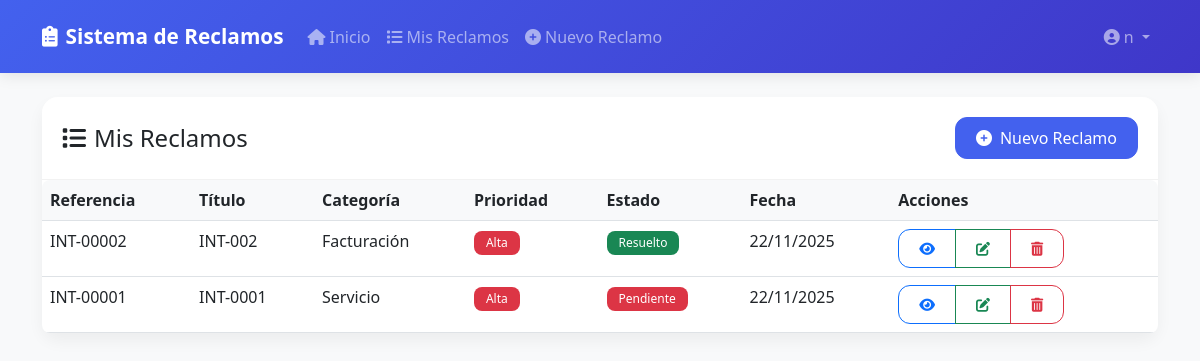
The page /reclamos/ (signed in) on the database its author committed.
### reclamos_app/models.py (models this page shows, shortened)
class Reclamo(models.Model):
    ESTADO_CHOICES = [
        ('PENDIENTE', 'Pendiente'),
        ('EN_PROGRESO', 'En Progreso'),
        ('RESUELTO', 'Resuelto'),
        ('CERRADO', 'Cerrado'),
    ]
    titulo = models.CharField(max_length=200, verbose_name="Título")
    descripcion = models.TextField(verbose_name="Descripción")
    fecha_creacion = models.DateTimeField(auto_now_add=True, verbose_name="Fecha de Creación")
    fecha_actualizacion = models.DateTimeField(auto_now=True, verbose_name="Última Actualización")
    estado = models.CharField(
        max_length=20,
        choices=ESTADO_CHOICES,
        default='PENDIENTE',
        verbose_name="Estado"
    )
    cliente = models.ForeignKey(User, on_delete=models.CASCADE, verbose_name="Cliente")
    numero_referencia = models.CharField(
        max_length=20,
        unique=True,
        default=generar_numero_referencia,
        verbose_name="Número de Referencia"
    )
    prioridad = models.CharField(
        max_length=10,
        choices=[('BAJA', 'Baja'), ('MEDIA', 'Media'), ('ALTA', 'Alta')],
        default='MEDIA',
        verbose_name="Prioridad"
    )
    categoria = models.CharField(
        max_length=50,
        choices=[
            ('SERVICIO', 'Servicio'),
            ('FACTURACION', 'Facturación'),
            ('TECNICO', 'Técnico'),
            ('OTRO', 'Otro')
        ],
        default='OTRO',
        verbose_name="Categoría"
    )
    class Meta:
        ordering = ['-fecha_creacion']
        verbose_name = "Reclamo"
        verbose_name_plural = "Reclamos"

### reclamos_app/views.py (the view)
# urls.py: path('reclamos/', views.lista_reclamos, name='lista_reclamos'),
@login_required
def lista_reclamos(request):
    reclamos = Reclamo.objects.filter(cliente=request.user)
    return render(request, 'reclamos/lista_reclamos.html', {'reclamos': reclamos})

### reclamos_app/templates/reclamos/lista_reclamos.html (shortened to what this page needs)
{% extends 'reclamos/base.html' %}
{% block content %}
<div class="container py-4">
    <div class="row">
        <div class="col-12">
            <div class="card">
                <div class="card-header bg-white d-flex justify-content-between align-items-center">
                    <h4 class="card-title mb-0">
                        <i class="fas fa-list me-2"></i>Mis Reclamos
                    </h4>
                    <a href="{% url 'reclamos:crear_reclamo' %}" class="btn btn-primary">
                        <i class="fas fa-plus-circle me-2"></i>Nuevo Reclamo
                    </a>
                </div>
                <div class="card-body p-0">
                    <div class="table-responsive">
                        <table class="table table-hover mb-0">
                            <thead>
                                <tr>
                                    <th>Referencia</th>
                                    <th>Título</th>
                                    <th>Categoría</th>
                                    <th>Prioridad</th>
                                    <th>Estado</th>
                                    <th>Fecha</th>
                                    <th>Acciones</th>
                                </tr>
                            </thead>
                            <tbody>
                                {% for reclamo in reclamos %}
                                <tr>
                                    <td>{{ reclamo.numero_referencia }}</td>
                                    <td>{{ reclamo.titulo }}</td>
                                    <td>{{ reclamo.get_categoria_display }}</td>
                                    <td>
                                        <span class="badge {% if reclamo.prioridad == 'ALTA' %}bg-danger
                                            {% elif reclamo.prioridad == 'MEDIA' %}bg-warning
                                            {% else %}bg-info{% endif %}">
                                            {{ reclamo.get_prioridad_display }}
                                        </span>
                                    </td>
                                    <td>
                                        <span class="badge {% if reclamo.estado == 'PENDIENTE' %}bg-danger
                                            {% elif reclamo.estado == 'EN_PROGRESO' %}bg-warning
                                            {% elif reclamo.estado == 'RESUELTO' %}bg-success
                                            {% else %}bg-secondary{% endif %}">
                                            {{ reclamo.get_estado_display }}
                                        </span>
                                    </td>
                                    <td>{{ reclamo.fecha_creacion|date:"d/m/Y" }}</td>
                                    <td>
                                        <div class="btn-group">
                                            <a href="{% url 'reclamos:detalle_reclamo' reclamo.pk %}"
                                               class="btn btn-sm btn-outline-primary"
                                               title="Ver detalles">
                                                <i class="fas fa-eye"></i>
                                            </a>
                                            <a href="{% url 'reclamos:editar_reclamo' reclamo.pk %}"
                                               class="btn btn-sm btn-outline-success"
                                               title="Editar">
                                                <i class="fas fa-edit"></i>
                                            </a>
                                            <a href="{% url 'reclamos:eliminar_reclamo' reclamo.pk %}"
                                               class="btn btn-sm btn-outline-danger"
                                               title="Eliminar">
                                                <i class="fas fa-trash-alt"></i>
                                            </a>
                                        </div>
                                    </td>
                                </tr>
                                {% endfor %}
                            </tbody>
                        </table>
                    </div>
                </div>
            </div>
        </div>
    </div>
</div>
{% endblock %}

### reclamos_app/templates/reclamos/base.html (shortened to what this page needs)
<!DOCTYPE html>
<html lang="es">
<head>
    <link href="https://cdn.jsdelivr.net/npm/bootstrap@5.3.0/dist/css/bootstrap.min.css" rel="stylesheet">
    <link href="https://cdnjs.cloudflare.com/ajax/libs/font-awesome/6.0.0/css/all.min.css" rel="stylesheet">
</head>
<body>
    <nav class="navbar navbar-expand-lg navbar-dark">
        <div class="container">
            <a class="navbar-brand" href="{% url 'reclamos:inicio' %}">
                <i class="fas fa-clipboard-list me-2"></i>Sistema de Reclamos
            </a>
            <div class="collapse navbar-collapse" id="navbarNav">
                <ul class="navbar-nav me-auto">
                    {% if user.is_authenticated %}
                        <li class="nav-item">
                            <a class="nav-link" href="{% url 'reclamos:inicio' %}">
                                <i class="fas fa-home me-1"></i>Inicio
                            </a>
                        </li>
                        <li class="nav-item">
                            <a class="nav-link" href="{% url 'reclamos:lista_reclamos' %}">
                                <i class="fas fa-list me-1"></i>Mis Reclamos
                            </a>
                        </li>
                        <li class="nav-item">
                            <a class="nav-link" href="{% url 'reclamos:crear_reclamo' %}">
                                <i class="fas fa-plus-circle me-1"></i>Nuevo Reclamo
                            </a>
                        </li>
                    {% endif %}
                </ul>
                <ul class="navbar-nav">
                    {% if user.is_authenticated %}
                        <li class="nav-item dropdown">
                            <a class="nav-link dropdown-toggle" href="#" id="navbarDropdown" role="button"
                               data-bs-toggle="dropdown" aria-expanded="false">
                                <i class="fas fa-user-circle me-1"></i>{{ user.username }}
                            </a>
                        </li>
                    {% else %}
                        <li class="nav-item">
                            <a class="nav-link" href="{% url 'login' %}">
                                <i class="fas fa-sign-in-alt me-1"></i>Iniciar Sesión
                            </a>
                        </li>
                    {% endif %}
                </ul>
            </div>
        </div>
    </nav>
    {% block content %}
    {% endblock %}
</body>
</html>

### reclamos_app/templates/reclamos/base.html (style rules this page uses)
:root { --primary-color: #4361ee; --secondary-color: #3f37c9; --success-color: #4cc9f0; --info-color: #4895ef; --warning-color: #f72585; --danger-color: #e63946; }
body { background-color: #f8f9fa; font-family: 'Segoe UI', system-ui, -apple-system, sans-serif; }
.navbar { background: linear-gradient(135deg, var(--primary-color), var(--secondary-color)) !important; box-shadow: 0 2px 15px rgba(0,0,0,.1); padding: 1rem 0; }
.navbar-brand { font-weight: 600; font-size: 1.3rem; }
.nav-link { font-weight: 500; transition: all 0.3s ease; }
.card { box-shadow: 0 0.5rem 1rem rgba(0,0,0,.05); border: none; border-radius: 1rem; transition: transform 0.3s ease; }
.card-header { background-color: #fff; border-bottom: 1px solid rgba(0,0,0,.05); border-radius: 1rem 1rem 0 0 !important; padding: 1.25rem; }
.btn { border-radius: 0.75rem; padding: 0.5rem 1.25rem; font-weight: 500; transition: all 0.3s ease; }
.btn-primary { background-color: var(--primary-color); border-color: var(--primary-color); }
.table { border-radius: 0.5rem; overflow: hidden; }
.table th { background-color: #f8f9fa; font-weight: 600; border-top: none; }
.badge { padding: 0.5em 1em; font-weight: 500; border-radius: 0.5rem; }

### rows shown on the page
Reclamo: numero_referencia "INT-00002", titulo "INT-002", categoria "Facturación", prioridad "Alta", estado "Resuelto", fecha_creacion "22/11/2025"
Reclamo: numero_referencia "INT-00001", titulo "INT-0001", categoria "Servicio", prioridad "Alta", estado "Pendiente", fecha_creacion "22/11/2025"

### other values the page prints
{{ user.username }} "n"
